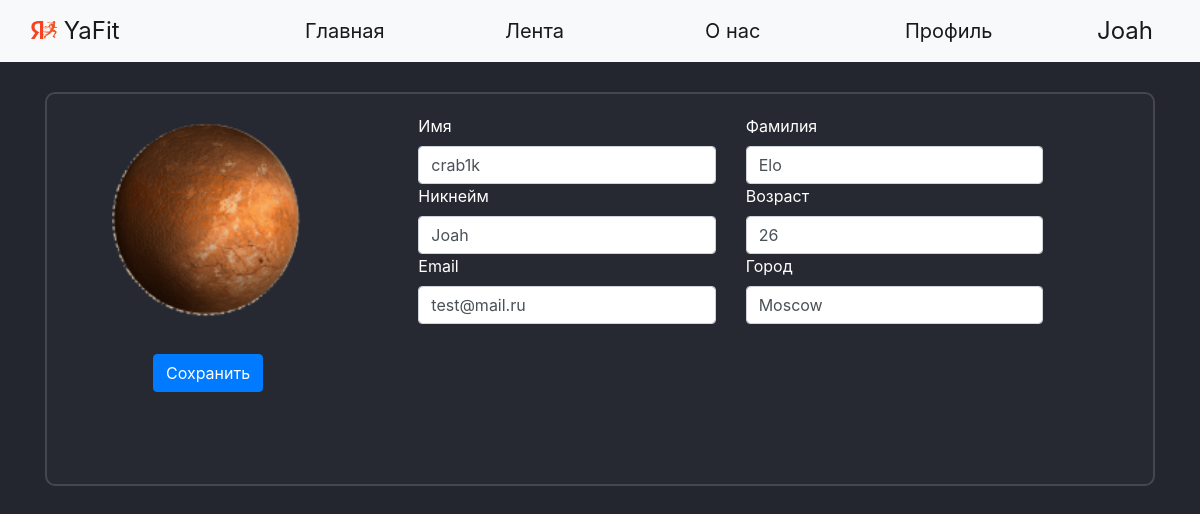
The page /office (signed in) on the database its author committed.
### data/users.py (models this page shows, shortened)
class User(SqlAlchemyBase, UserMixin, SerializerMixin):
    __tablename__ = 'users'
    id = sqlalchemy.Column(sqlalchemy.Integer,
                           primary_key=True, autoincrement=True)
    name = sqlalchemy.Column(sqlalchemy.String)
    surname = sqlalchemy.Column(sqlalchemy.String)
    nickname = sqlalchemy.Column(sqlalchemy.String)
    age = sqlalchemy.Column(sqlalchemy.Integer)
    status = sqlalchemy.Column(sqlalchemy.String)
    about = sqlalchemy.Column(sqlalchemy.String)
    email = sqlalchemy.Column(sqlalchemy.String, unique=True)
    hashed_password = sqlalchemy.Column(sqlalchemy.String)
    modified_date = sqlalchemy.Column(sqlalchemy.DateTime, default=datetime.datetime.now)
    city_from = sqlalchemy.Column(sqlalchemy.String)
    habit = sqlalchemy.Column(sqlalchemy.String)  # id_1;id_2
    habits = orm.relation("Habits", back_populates='user')
    news = orm.relation("News", back_populates='user')
    comments = orm.relation("Comments", back_populates='user')

### main.py (the view, shortened to what this page needs)
@app.route("/office", methods=['GET', 'POST'])
@login_required
def my_office():
    form = OfficeForm()
    pathu = ''
    if request.method == "GET":
        db_sess = db_session.create_session()
        user = db_sess.query(User).filter(User.id == current_user.id).first()
        if user:
            form.name.data = user.name
            form.surname.data = user.surname
            form.nickname.data = user.nickname
            form.age.data = user.age
            form.status.data = user.status
            form.email.data = user.email
            form.city_from.data = user.city_from
        else:
            abort(404)
    for images in os.listdir('static/img/users_photo'):
        if images.split('.')[0] == current_user.nickname:
            pathu = 'static/img/users_photo/' + images
    if pathu == '':
        pathu = 'static/img/users_photo/default.jpg'
    db_sess = db_session.create_session()
    habits = db_sess.query(Habits).filter(Habits.creator == current_user.id).all()
    user_habits = []
    for habit in habits:
        user_habits.append({
            'id': habit.id,
            'type': habit.type,
            'period': habit.period,
            'about_link': habit.about_link,
            'count': habit.count,
            'reposts': habit.reposts,
            'creator': db_sess.query(User).filter(User.id == habit.creator).first().nickname,
        })
    unews = db_sess.query(News).filter(User.id == current_user.id).all()
    users_news = []
    for news in unews:
        path = ''
        creator_nickname = (db_sess.query(User).filter(User.id == news.user_id).first()).nickname
        for images in os.listdir('static/img/users_photo'):
            if images.split('.')[0] == creator_nickname:
                path = 'static/img/users_photo/' + images
        if path == '':
            path = 'static/img/users_photo/default.jpg'
        comments = []
        if news.comms:
            if ';' in news.comms:
                for com_id in news.comms.split(';'):
                    comments.append(db_sess.query(Comments).filter(Comments.id == com_id).first())
            elif len(news.comms) == 1:
                com_id = news.comms
                comments = [db_sess.query(Comments).filter(Comments.id == com_id).first()]
        else:
            comments = []
        if len(comments) > 1:
            comments = sorted(comments, key=lambda x: x.created_date)
        comments_main = []
        for com in comments:
            comentor_nickname = db_sess.query(User).filter(User.id == com.user_id).first().nickname
            comments_main.append({'id': com.id,
                                  'content': com.content,
                                  'created_date': com.created_date.strftime("%A %d %B %Y"),
                                  'creator': comentor_nickname})
        comments = comments_main
        users_news.append({'id': news.id,
                           'title': news.title,
                           'content': news.content,
                           'created_date': news.created_date.strftime("%A %d %B %Y"),
                           'comms': comments,
                           'creator': creator_nickname,
                           'path': path})
    return render_template('office.html',
                           form=form, path=pathu, random_id=random.randint(1, 2 ** 16), user_habits=user_habits,
                           users_news=users_news)

### forms/Office.py
class OfficeForm(FlaskForm):
    name = StringField('Имя', validators=[DataRequired()])
    submit = SubmitField('Сохранить')
    surname = StringField('Фамилия')
    nickname = StringField('Никнейм')
    age = StringField('Возраст')
    status = StringField('Статус')
    about = TextAreaField('Немного обо мне')
    email = StringField('Email')
    hashed_password = PasswordField('Пароль')
    city_from = StringField('Город')

### data/db_session.py (called while the page is built)
def create_session() -> Session:
    global __factory
    return __factory()

### main.py (called while the page is built)
@login_manager.user_loader
def load_user(user_id):
    db_sess = db_session.create_session()
    return db_sess.query(User).get(user_id)

### templates/office.html (shortened to what this page needs)
{% extends "base.html" %}
{% block content %}
<body>
<form action="" method="post" enctype="multipart/form-data" accept="image/jpeg">
    <div class="page_border">
        <div class="vertical-menu" style="width: 18rem;" id="info">
            <div class="container px-4" style="width: 1000px !important;">
                <div class="row gx-5">
                    <div class="col" style="width: 300px !important;">
                        <div><p><label><img src={{path}}?dummy={{random_id}} class="round_office"
                                            align="left" width="150" height="150"/>
                        </label></div>
                        <div style="margin-left: 62px;">{{ form.submit(type="submit", class="btn btn-primary")}}</div>
                    </div>
                    <div class="col" style="width: 300px !important;">
                        <div>{{ form.name.label }}</div>
                        <div>{{ form.name(class="form-control" ) }}</div>
                        <div>{{ form.nickname.label }}</div>
                        <div>{{ form.nickname(class="form-control" ) }}</div>
                        <div>{{ form.email.label }}</div>
                        <div>{{ form.email(class="form-control" ) }}</div>
                    </div>
                    <div class="col" style="width: 300px !important;">
                        <div>{{ form.surname.label }}</div>
                        <div>{{ form.surname(class="form-control" ) }}</div>
                        <div>{{ form.age.label }}</div>
                        <div>{{ form.age(class="form-control" ) }}</div>
                        <div>{{ form.city_from.label }}</div>
                        <div>{{ form.city_from(class="form-control" ) }}</div>
                    </div>
                </div>
            </div>
        </div>
    </div>
</form>
</body>
{% endblock %}

### templates/base.html (shortened to what this page needs)
<!doctype html>
<html lang="en">
<head>
    <link rel="stylesheet" href="/static/css/style.css?random()">
    <link rel="stylesheet"
          href="https://stackpath.bootstrapcdn.com/bootstrap/4.4.1/css/bootstrap.min.css"
>
</head>
<body>
<header>
    <nav class="navbar navbar-expand-lg navbar-light bg-light">
        <div class="container-fluid">
            <a class="navbar-brand" style="width: 250px;" href="/">
                <img src="/static/img/YaFit_logo.png" alt="" width="26" height="18"
                     class="d-inline-block text-align-center" style="margin-bottom:5px;">
                YaFit
            </a>
            <div class="collapse navbar-collapse">
                <ul class="mx-auto navbar-nav">
                    <li class="nav-item">
                        <a class="nav-link active" style="width: 200px;" aria-current="page" href="/">Главная</a>
                    </li>
                    <li class="nav-item">
                        <a class="nav-link active" style="width: 200px;" href="/news">Лента</a>
                    </li>
                    <li class="nav-item">
                        <a class="nav-link active" style="width: 200px;" href="/info">О нас</a>
                    </li>
                    <li class="nav-item">
                        <a class="nav-link active" style="width: 200px;" href="/office">Профиль</a>
                </ul>
                {% if current_user.is_authenticated %}
                <a class="navbar-brand" href="/logout">{{current_user.nickname}}</a>
                {% else %}
                <p>
                    <a class="btn btn-primary " href="/register">Зарегистрироваться</a>
                    <a class="btn btn-success" href="/login">Войти</a>
                </p>
                {% endif %}
            </div>
        </div>
    </nav>
</header>
<main role="main" class="container">
    {% block content %}{% endblock %}
</main>
</body>
</html>

### static/css/style.css (style rules this page uses)
body { background-color: #24262f !important; color: white; }
.nav-item { color: black; font-weight: 400; font-size: 20px !important; }
.navbar-brand { font-size: 24px !important; }
.page_border { background-color: #272932 !important; color: white !important; border: 2px solid #45464F; border-radius: 10px; padding: 20px !important; margin: 0 auto; margin-top: 30px; }
.round_office { margin-left:10px; margin-right:10px; width: 210px !important; height: 210px !important; border-radius: 210px !important; }
.vertical-menu { width: 300px; height: 350px; }

### rows shown on the page
User: nickname "Joah", name "crab1k", email "test@mail.ru", surname "Elo", age "26", city_from "Moscow"
